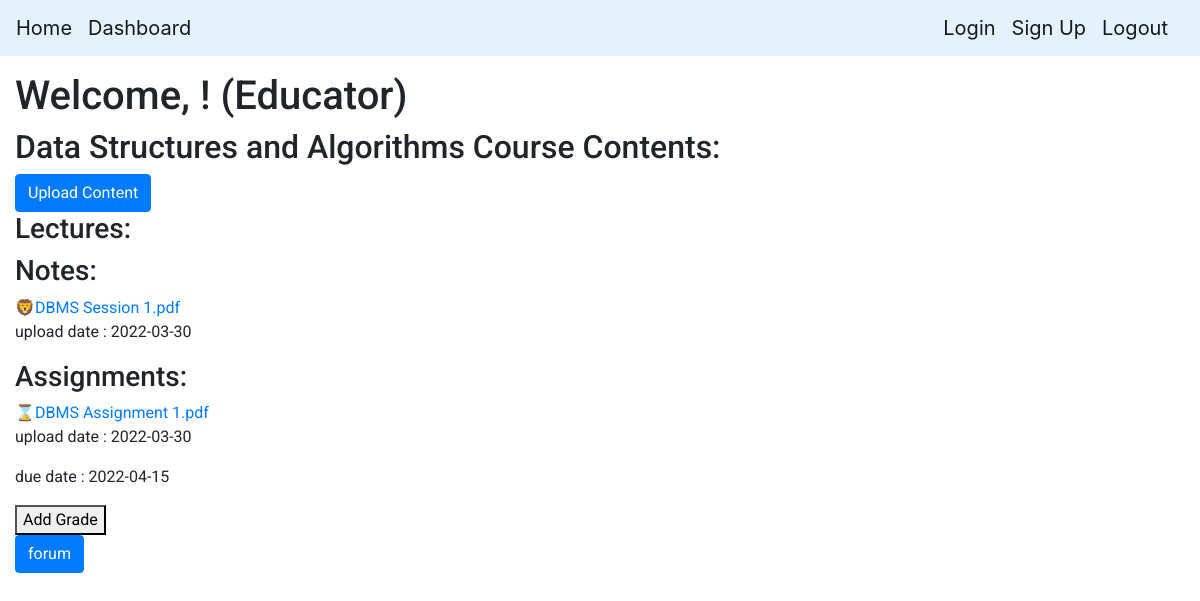
Before: /viewCourse?course_id=3 with the older database file.
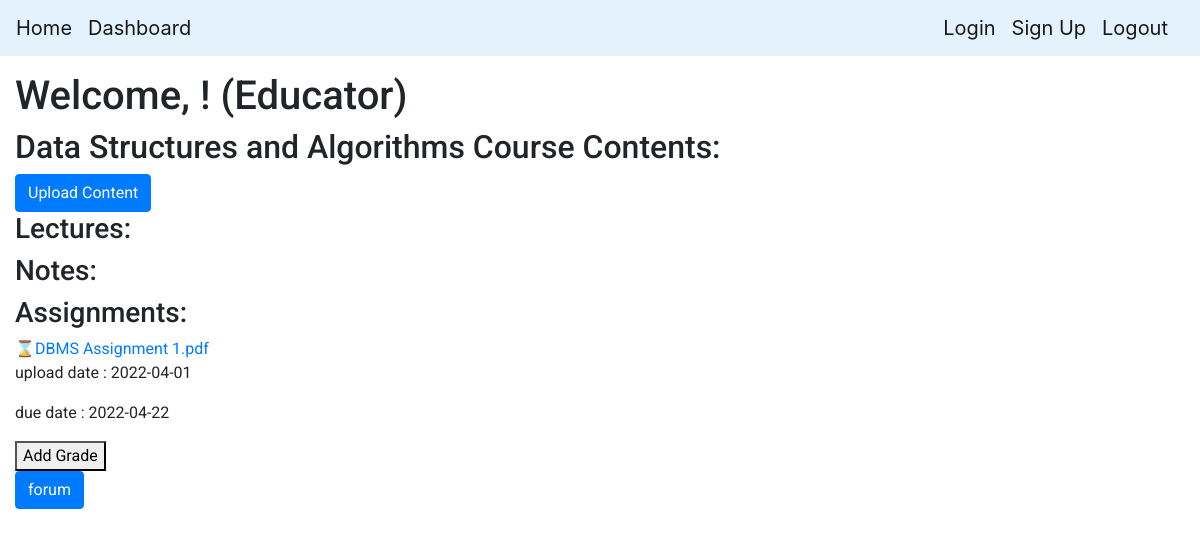
After: the same page with the newer database file.
### models.py (models this page shows)
class Course(UserMixin,db.Model):
    __tablename__ = 'Course'
    course_id = db.Column(
        db.Integer,
        nullable=False,
        primary_key=True
    )
    course_name = db.Column(
        db.String(50),
        nullable=False
    )

class MentorContent(UserMixin,db.Model):
    __tablename__ = 'MentorContent'
    content_id = db.Column(
        db.Integer,
        primary_key = True,
        autoincrement=True
    )
    user_id = db.Column(
        db.Integer,
        db.ForeignKey('CourseInstance.user_id')
    )
    course_id = db.Column(
        db.Integer,
        db.ForeignKey('Course.course_id'),
        nullable = False
    )
    upload_date = db.Column(
        db.Date,
        nullable=True
    )
    due_date = db.Column(
        db.Date,
        nullable=True
    )
    type = db.Column(
        db.Integer,
        db.ForeignKey('ContentTypes.type'),
        nullable = False
    )
    data = db.Column(
        db.LargeBinary,
        nullable=False
    )
    filename=db.Column(
        db.String(50),
        nullable=False
    )

### educator.py (the view)
@educator.route("/viewCourse", methods=["GET", "POST"])
def viewCourse():
    course_id = int(request.args.get("course_id"))
    assignments = MentorContent.query.filter_by(course_id=course_id, content_id=1)
    notes = MentorContent.query.filter_by(course_id=course_id, content_id=2)
    lectures = MentorContent.query.filter_by(course_id=course_id, content_id=3)
    return render_template(
        "viewcourse_educator.html",
        course_id=course_id,
        course_name=Course.query.filter(Course.course_id == course_id)
        .first()
        .course_name,
        assignments=assignments,
        lectures=lectures,
        notes=notes,
    )

### templates/viewcourse_educator.html (shortened to what this page needs)
{% extends "base.html" %}
{% block content %}
<h1 class="title">
    Welcome, {{name}}! (Educator)
</h1>
<h2>{{course_name}} Course Contents:</h2>
<a type="button" class="btn btn-primary"  href= "{{ url_for ('educator.addContent', course_id = course_id) }}" >Upload Content</a>
<h3>Lectures:</h3>
<h3>Notes:</h3>
{% for lec in notes %}
<div>
    <a href="{{ url_for ('educator.viewContent', content_id = lec.content_id, filename = lec.filename) }}">&#129409;{{lec.filename}}</a>
    <p>upload date : {{lec.upload_date}}</p>
</div>
{%endfor%}
<h3>Assignments:</h3>
{% for lec in assignments %}
<div>
    <a href="{{ url_for ('educator.viewContent', content_id = lec.content_id, filename = lec.filename) }}">&#8987;{{lec.filename}}</a>
    <p>upload date : {{lec.upload_date}}</p>
    <p>due date : {{lec.due_date}}</p>
    <a href="{{ url_for('educator.addGrades', course_id = course_id, content_id = lec.content_id) }}" ><button>Add Grade</button></a>
</div>
{%endfor%}
<a type="button" class="btn btn-primary" href="{{url_for('posts.Dforum',course_id=course_id)}}">forum</a></button>
{% endblock %}

### templates/base.html (shortened to what this page needs)
<!DOCTYPE html>
<html>
    <head>
         <link rel="stylesheet" href="https://maxcdn.bootstrapcdn.com/bootstrap/4.0.0/css/bootstrap.min.css">
         <link rel="stylesheet" type="text/css" href="{{ url_for('static', filename='style.css')}}" />
    </head>
    <body>
        <div class="navbar navbar-expand-lg navbar-light fixed-top" style="background-color: #e3f2fd;">
            <a class="navbar-brand" href="{{ url_for('main.index') }}" class="navbar-item">
                Home
            </a>
            <ul class="navbar-nav mr-auto nav-pills">
            <a class="navbar-brand" href="{{ url_for('main.dashboard') }}" class="navbar-item">
                Dashboard</a>
            </ul>
            <a class="navbar-brand" href="{{ url_for('auth.login') }}" class="navbar-item">
                Login
            </a>
            <a class="navbar-brand" href="{{ url_for('auth.signup') }}" class="navbar-item">
                Sign Up
            </a>
            <a class="navbar-brand" href="{{ url_for('auth.logout') }}" class="navbar-item">
                Logout
            </a>
        </div>
        <div>supportive div for css .........................................................................................................................</div>
        <div>supportive div for css .........................................................................................................................</div>
        <div class="col-md-11 pt-4 body-content" >
            {% block content %}
            {% endblock %}
        </div>
    </body>
</html>

### static/style.css (style rules this page uses)
.body-content { padding: 15px; font-family: 'Roboto', sans-serif; }

Changed rows visible on the page:
removed MentorContent: filename "DBMS Session 1.pdf", upload_date "2022-03-30", shown under "Notes:"
changed MentorContent "DBMS Assignment 1.pdf": upload_date "2022-03-30" → "2022-04-01"; due_date "2022-04-15" → "2022-04-22"
